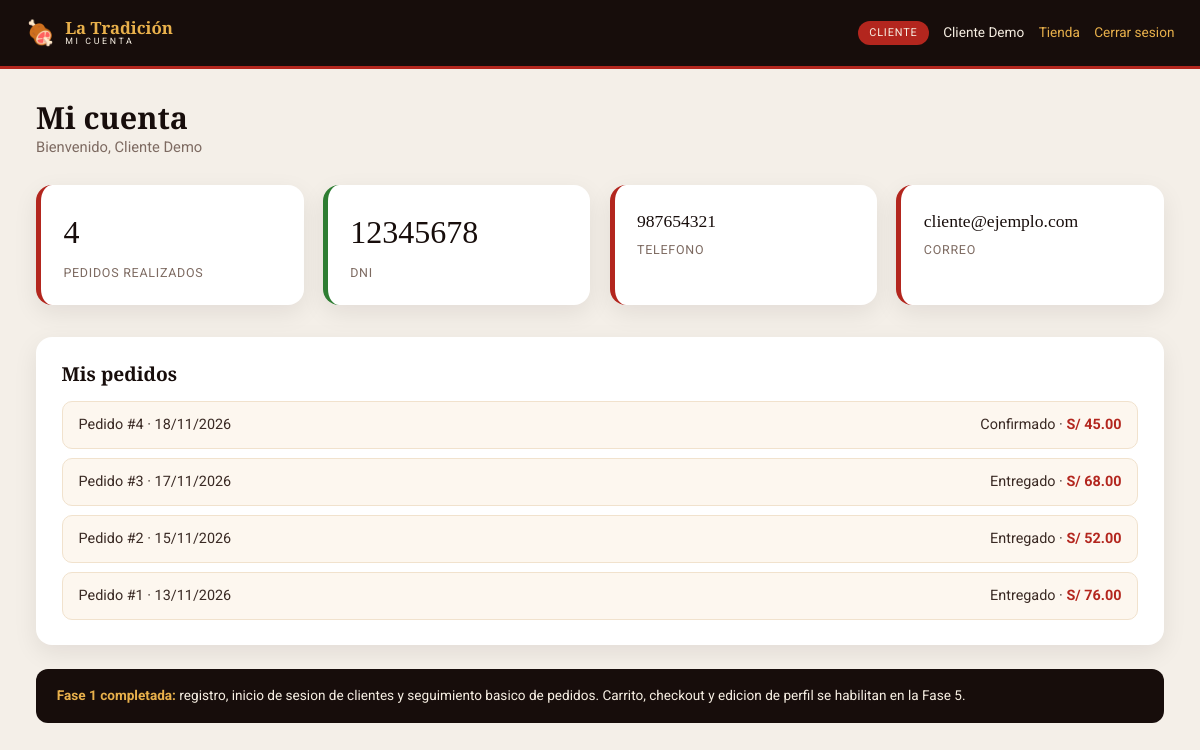
Page /cliente/index.php (signed in) on the committed database.
### tables this page shows
CREATE TABLE clientes (
  id_cliente  INT AUTO_INCREMENT PRIMARY KEY,
  id_usuario  INT NULL UNIQUE,
  nombre      VARCHAR(100) NOT NULL,
  dni         VARCHAR(12)  NULL UNIQUE,
  telefono    VARCHAR(20)  NULL,
  correo      VARCHAR(120) NULL,
  direccion   VARCHAR(150) NULL,
  creado_en   DATETIME     NOT NULL DEFAULT CURRENT_TIMESTAMP,
  CONSTRAINT fk_clientes_usuario FOREIGN KEY (id_usuario) REFERENCES usuarios(id_usuario) ON DELETE SET NULL
);

CREATE TABLE pedidos (
  id_pedido    INT AUTO_INCREMENT PRIMARY KEY,
  id_cliente   INT NOT NULL,
  id_usuario   INT NULL COMMENT 'Usuario del staff que gestiono el pedido',
  estado       ENUM('pendiente','confirmado','entregado','cancelado') NOT NULL DEFAULT 'pendiente',
  metodo_pago  ENUM('efectivo','tarjeta','transferencia') NOT NULL DEFAULT 'efectivo',
  total        DECIMAL(10,2) NOT NULL DEFAULT 0,
  notas        VARCHAR(255) NULL,
  creado_en    DATETIME NOT NULL DEFAULT CURRENT_TIMESTAMP,
  actualizado_en DATETIME NULL ON UPDATE CURRENT_TIMESTAMP,
  CONSTRAINT fk_pedidos_cliente FOREIGN KEY (id_cliente) REFERENCES clientes(id_cliente),
  CONSTRAINT fk_pedidos_usuario FOREIGN KEY (id_usuario) REFERENCES usuarios(id_usuario) ON DELETE SET NULL,
  INDEX idx_estado (estado), INDEX idx_fecha (creado_en)
);

### config/env.php (called while the page is built, shortened)
<?php
function env(string $clave, ?string $defecto = null): ?string
{
    $valor = getenv($clave);
    return $valor === false ? $defecto : $valor;
}

### includes/functions.php (called while the page is built, shortened)
<?php
require_once __DIR__ . '/../config/env.php';
function e(?string $texto): string
{
    return htmlspecialchars((string) $texto, ENT_QUOTES, 'UTF-8');
}
function base_path(): string
{
    static $ruta = null;
    if ($ruta === null) {
        $url   = env('APP_URL', '');
        $parte = parse_url($url, PHP_URL_PATH);
        $ruta  = ($parte !== null && $parte !== false) ? rtrim($parte, '/') : '';
    }
    return $ruta;
}
function url(string $ruta = ''): string
{
    return base_path() . '/' . ltrim($ruta, '/');
}

### config/auth.php (called while the page is built, shortened)
<?php
require_once dirname(__DIR__) . '/includes/functions.php';
function usuario_actual(): ?array
{
    return $_SESSION['usuario'] ?? null;
}

### cliente/index.php (the view, shortened to what this page needs)
<?php
$pdo = db();
$u   = usuario_actual();
$stmt = $pdo->prepare(
    'SELECT c.* FROM clientes c WHERE c.id_usuario = ? LIMIT 1'
);
$stmt->execute([$u['id']]);
$perfil = $stmt->fetch();
$pedidos = [];
$totalPedidos = 0;
if ($perfil) {
    $stmt = $pdo->prepare(
        'SELECT id_pedido, estado, total, creado_en FROM pedidos
          WHERE id_cliente = ? ORDER BY creado_en DESC LIMIT 10'
    );
    $stmt->execute([(int) $perfil['id_cliente']]);
    $pedidos = $stmt->fetchAll();
    $stmt = $pdo->prepare('SELECT COUNT(*) FROM pedidos WHERE id_cliente = ?');
    $stmt->execute([(int) $perfil['id_cliente']]);
    $totalPedidos = (int) $stmt->fetchColumn();
}
$etiquetas = ['pendiente' => 'Pendiente', 'confirmado' => 'Confirmado', 'entregado' => 'Entregado', 'cancelado' => 'Cancelado'];
?>
<!DOCTYPE html>
<html lang="es">
<head>
<link rel="stylesheet" href="<?= e(url('style.css')) ?>">
<link rel="stylesheet" href="<?= e(url('assets/css/panel.css')) ?>">
</head>
<body class="panel-body">
<header class="panel-top">
  <div class="panel-marca">
    <span>&#127830;</span>
    <strong>La Tradici&oacute;n<small>Mi cuenta</small></strong>
  </div>
  <div class="panel-usuario">
    <span class="rol">cliente</span>
    <span><?= e($u['nombre']) ?></span>
    <a href="<?= e(url('index.php')) ?>">Tienda</a>
    <a href="<?= e(url('logout.php')) ?>">Cerrar sesion</a>
  </div>
</header>
<main class="panel-main">
  <div class="panel-titulo">
    <h1>Mi cuenta</h1>
    <p>Bienvenido, <?= e($u['nombre']) ?></p>
  </div>
  <div class="tarjetas">
    <div class="tarjeta"><div class="dato"><?= $totalPedidos ?></div><div class="etiqueta">Pedidos realizados</div></div>
    <div class="tarjeta ok"><div class="dato"><?= e($perfil['dni'] ?? '—') ?></div><div class="etiqueta">DNI</div></div>
    <div class="tarjeta"><div class="dato" style="font-size:1.1rem"><?= e($perfil['telefono'] ?? '—') ?></div><div class="etiqueta">Telefono</div></div>
    <div class="tarjeta"><div class="dato" style="font-size:1.1rem"><?= e($perfil['correo'] ?? $u['correo']) ?></div><div class="etiqueta">Correo</div></div>
  </div>
  <div class="panel-caja">
    <h2>Mis pedidos</h2>
    <?php if (!$pedidos): ?>
      <p class="panel-vacio">Aun no has realizado pedidos. Visita la tienda para comprar.</p>
    <?php else: ?>
      <ul class="lista-alerta">
        <?php foreach ($pedidos as $p): ?>
          <li>
            <span>Pedido #<?= (int) $p['id_pedido'] ?> &middot; <?= date('d/m/Y', strtotime($p['creado_en'])) ?></span>
            <span><?= e($etiquetas[$p['estado']] ?? $p['estado']) ?> &middot; <b>S/ <?= number_format((float) $p['total'], 2) ?></b></span>
          </li>
        <?php endforeach; ?>
      </ul>
    <?php endif; ?>
  </div>
  <div class="panel-nota">
    <b>Fase 1 completada:</b> registro, inicio de sesion de clientes y seguimiento basico de pedidos.
    Carrito, checkout y edicion de perfil se habilitan en la Fase 5.
  </div>
</main>
</body>
</html>

### style.css (style rules this page uses)
:root { --rojo:#b3261e; --rojo-claro:#e04a3f; --oscuro:#170d0b; --oscuro-2:#241512; --crema:#f7efe3; --crema-2:#efe0cb; --dorado:#e8b04b; --texto:#3a2a24; --gris:#7d6a61; --sombra:0 10px 30px rgba(23,13,11,.12); }
* { margin:0;padding:0;box-sizing:border-box }
html { scroll-behavior:smooth }
body { font-family:'Roboto',system-ui,sans-serif; color:var(--texto); background:var(--crema); line-height:1.6; }
h1,h2,h3 { font-family:'Playfair Display',serif;line-height:1.15 }
a { text-decoration:none;color:inherit }

### assets/css/panel.css (style rules this page uses)
.panel-body { margin: 0; min-height: 100vh; background: #f4efe8; font-family: 'Roboto', system-ui, sans-serif; color: #3a2a24; }
.panel-top { background: #170d0b; color: #f7efe3; display: flex; align-items: center; justify-content: space-between; gap: 1rem; padding: .85rem 1.6rem; position: sticky; top: 0; z-index: 50; border-bottom: 3px solid #b3261e; flex-wrap: wrap; }
.panel-marca { display: flex; align-items: center; gap: .6rem; }
.panel-marca span { font-size: 1.5rem; }
.panel-marca strong { font-family: 'Playfair Display', serif; color: #e8b04b; font-size: 1.05rem; display: flex; flex-direction: column; line-height: 1; }
.panel-marca strong small { font-family: 'Roboto', sans-serif; font-size: .55rem; letter-spacing: .3em; text-transform: uppercase; color: #f7efe3; font-weight: 400; }
.panel-usuario { display: flex; align-items: center; gap: .9rem; font-size: .85rem; }
.panel-usuario .rol { background: #b3261e; padding: .2rem .7rem; border-radius: 50px; font-size: .68rem; text-transform: uppercase; letter-spacing: .08em; }
.panel-usuario a { color: #e8b04b; }
.panel-main { width: min(1200px, 94%); margin: 2rem auto; }
.panel-titulo { margin-bottom: 1.6rem; }
.panel-titulo h1 { font-family: 'Playfair Display', serif; font-size: 1.9rem; color: #170d0b; }
.panel-titulo p { color: #7d6a61; font-size: .92rem; }
.tarjetas { display: grid; grid-template-columns: repeat(auto-fit, minmax(210px, 1fr)); gap: 1.2rem; margin-bottom: 2rem; }
.tarjeta { background: #fff; border-radius: 16px; padding: 1.4rem; box-shadow: 0 8px 24px rgba(23, 13, 11, .08); border-left: 5px solid #b3261e; }
.tarjeta .dato { font-family: 'Playfair Display', serif; font-size: 2rem; color: #170d0b; }
.tarjeta .etiqueta { font-size: .78rem; text-transform: uppercase; letter-spacing: .06em; color: #7d6a61; margin-top: .3rem; }
.tarjeta.ok { border-left-color: #2e7d32; }
.panel-caja { background: #fff; border-radius: 16px; padding: 1.6rem; box-shadow: 0 8px 24px rgba(23, 13, 11, .08); margin-bottom: 1.5rem; }
.panel-caja h2 { font-family: 'Playfair Display', serif; font-size: 1.2rem; color: #170d0b; margin-bottom: 1rem; }
.lista-alerta { list-style: none; display: grid; gap: .6rem; }
.lista-alerta li { display: flex; justify-content: space-between; gap: 1rem; padding: .7rem 1rem; background: #fdf7ef; border-radius: 10px; border: 1px solid #f1e2cd; font-size: .9rem; }
.lista-alerta b { color: #b3261e; }
.panel-nota { background: #170d0b; color: #f7efe3; border-radius: 12px; padding: 1rem 1.3rem; font-size: .85rem; margin-top: 1.4rem; }
.panel-nota b { color: #e8b04b; }

### rows in the picture
clientes: nombre "Cliente Demo", dni "12345678", telefono "987654321", correo "cliente@ejemplo.com"
pedidos: id_pedido "4", creado_en "18/11/2026", estado "Confirmado", total "45.00"
pedidos: id_pedido "3", creado_en "17/11/2026", estado "Entregado", total "68.00"
pedidos: id_pedido "2", creado_en "15/11/2026", estado "Entregado", total "52.00"
pedidos: id_pedido "1", creado_en "13/11/2026", estado "Entregado", total "76.00"

### other values in the picture
$totalPedidos "4"
